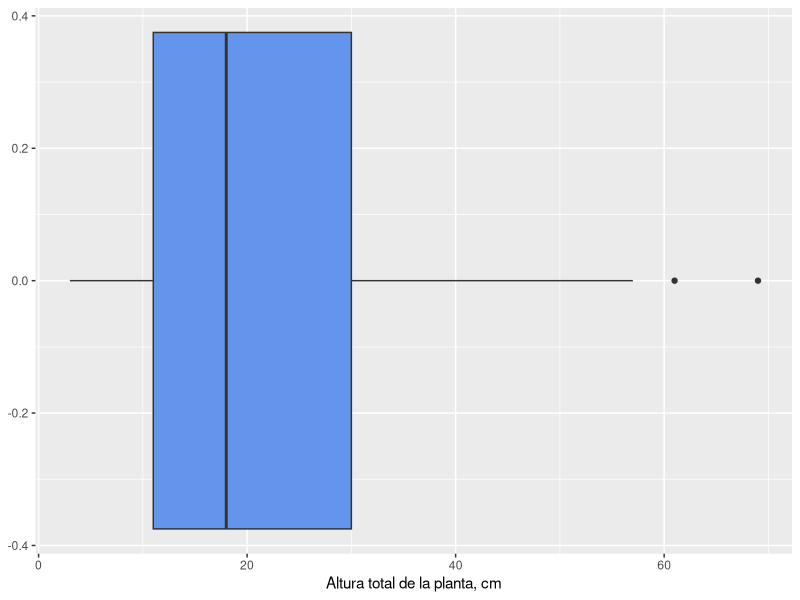

This chart was generated by the following R code:
## ---- chunk 1
knitr::opts_chunk$set(echo = TRUE)
options("yaml.eval.expr" = TRUE)
## ---- chunk 2
# individuos que cumplen la condición
x <- 7
# total de individuos en la muestra
n <- 29
# proporción
p <- x / n
# porcentaje
pciento <- p * 100
# resultados
resulta <- data.frame(x, n, p, pciento)
colnames(resulta) <- c("en Humacao", "Total", "proporción", "%")
resulta
## ---- chunk 3
# tomado de: tutorials-point
# crear la función
getmode <- function(x) {
   uniqv <- unique(x)
   uniqv[which.max(tabulate(match(x, uniqv)))]
}
# vector con números
v <- c(2,1,2,3,1,2,3,4,1,5,5,3,2,3)

# identificación de la moda
result <- getmode(v)
print(result)

# vector con texto
charv <- c("o","it","the","it","it")

# identificación de la moda
result <- getmode(charv)
print(result)
## ---- chunk 4
# mediana caso 1
mediana1 <- median(c(2, 2, 2, 3, 3, 4, 4))
# mediana caso 2
mediana2 <- median(c(2, 2, 2, 3, 4, 4, 4, 4))
# mediana caso 3
mediana3 <- median(c(2, 2, 2, 3, 4, 10, 100, 1000))
medianas <- data.frame(mediana1, mediana2, mediana3)
colnames(medianas) <- c("Caso 1", "Caso 2", "Caso 3")
medianas
## ---- chunk 5
library(readxl)
notas <- read_excel("./data/notas.xlsx")
notas
## ---- chunk 6
frecuencia <- read_excel("./data/notas.xlsx", 
    sheet = "ponderado")
frecuencia
## ---- chunk 7
GPA <- sum(frecuencia$f * frecuencia$valor_nota) / sum(frecuencia$f)
GPA
## ---- chunk 8
# leer los datos
melocactus <- read.csv("./data/melocactus.csv")
# valor máximo
LImax <- max(melocactus$alturatotal)
# valor mínimo
LImin <- min(melocactus$alturatotal)
# rango
Rango <- LImax - LImin
resultados <- data.frame(LImax, LImin, Rango)
resultados
## ---- chunk 9
# leer los datos
melocactus <- read.csv("./data/melocactus.csv")
# cálculo de percentilas
summary(melocactus$alturatotal)
# otras percentilas
quantile(melocactus$alturatotal, c(0.05, 0.90, 0.95))
## ---- chunk 10
library(ggplot2)
ggplot(melocactus, aes(x=alturatotal)) + geom_boxplot(fill="cornflowerblue") +
  labs(x = "Altura total de la planta, cm")
